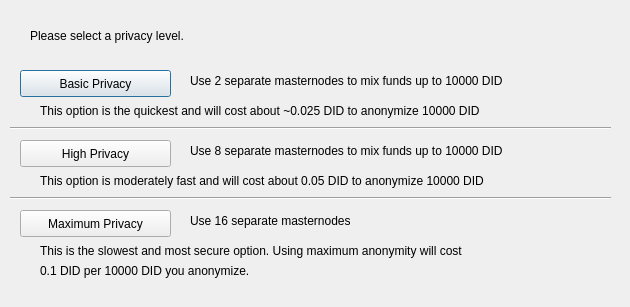
<?xml version="1.0" encoding="UTF-8"?>
<ui version="4.0">
 <class>ObfuscationConfig</class>
 <widget class="QDialog" name="ObfuscationConfig">
  <property name="geometry">
   <rect>
    <x>0</x>
    <y>0</y>
    <width>630</width>
    <height>307</height>
   </rect>
  </property>
  <property name="windowTitle">
   <string>Configure Obfuscation</string>
  </property>
  <widget class="QPushButton" name="buttonBasic">
   <property name="geometry">
    <rect>
     <x>20</x>
     <y>70</y>
     <width>151</width>
     <height>27</height>
    </rect>
   </property>
   <property name="text">
    <string>Basic Privacy</string>
   </property>
  </widget>
  <widget class="QPushButton" name="buttonHigh">
   <property name="geometry">
    <rect>
     <x>20</x>
     <y>140</y>
     <width>151</width>
     <height>27</height>
    </rect>
   </property>
   <property name="text">
    <string>High Privacy</string>
   </property>
  </widget>
  <widget class="QPushButton" name="buttonMax">
   <property name="geometry">
    <rect>
     <x>20</x>
     <y>210</y>
     <width>151</width>
     <height>27</height>
    </rect>
   </property>
   <property name="text">
    <string>Maximum Privacy</string>
   </property>
  </widget>
  <widget class="QLabel" name="label">
   <property name="geometry">
    <rect>
     <x>30</x>
     <y>20</y>
     <width>571</width>
     <height>31</height>
    </rect>
   </property>
   <property name="text">
    <string>Please select a privacy level.</string>
   </property>
  </widget>
  <widget class="QLabel" name="label_2">
   <property name="geometry">
    <rect>
     <x>190</x>
     <y>70</y>
     <width>421</width>
     <height>21</height>
    </rect>
   </property>
   <property name="text">
    <string>Use 2 separate masternodes to mix funds up to 10000 DID</string>
   </property>
  </widget>
  <widget class="QLabel" name="label_3">
   <property name="geometry">
    <rect>
     <x>190</x>
     <y>140</y>
     <width>411</width>
     <height>21</height>
    </rect>
   </property>
   <property name="text">
    <string>Use 8 separate masternodes to mix funds up to 10000 DID</string>
   </property>
  </widget>
  <widget class="QLabel" name="label_4">
   <property name="geometry">
    <rect>
     <x>190</x>
     <y>210</y>
     <width>421</width>
     <height>21</height>
    </rect>
   </property>
   <property name="text">
    <string>Use 16 separate masternodes</string>
   </property>
  </widget>
  <widget class="QLabel" name="label_6">
   <property name="geometry">
    <rect>
     <x>40</x>
     <y>100</y>
     <width>561</width>
     <height>21</height>
    </rect>
   </property>
   <property name="text">
    <string>This option is the quickest and will cost about ~0.025 DID to anonymize 10000 DID</string>
   </property>
  </widget>
  <widget class="QLabel" name="label_7">
   <property name="geometry">
    <rect>
     <x>40</x>
     <y>170</y>
     <width>561</width>
     <height>21</height>
    </rect>
   </property>
   <property name="text">
    <string>This option is moderately fast and will cost about 0.05 DID to anonymize 10000 DID</string>
   </property>
  </widget>
  <widget class="QLabel" name="label_8">
   <property name="geometry">
    <rect>
     <x>40</x>
     <y>240</y>
     <width>561</width>
     <height>21</height>
    </rect>
   </property>
   <property name="text">
    <string>This is the slowest and most secure option. Using maximum anonymity will cost</string>
   </property>
  </widget>
  <widget class="QLabel" name="label_9">
   <property name="geometry">
    <rect>
     <x>40</x>
     <y>260</y>
     <width>561</width>
     <height>21</height>
    </rect>
   </property>
   <property name="text">
    <string>0.1 DID per 10000 DID you anonymize.</string>
   </property>
  </widget>
  <widget class="Line" name="line">
   <property name="geometry">
    <rect>
     <x>10</x>
     <y>120</y>
     <width>601</width>
     <height>16</height>
    </rect>
   </property>
   <property name="orientation">
    <enum>Qt::Horizontal</enum>
   </property>
  </widget>
  <widget class="Line" name="line_2">
   <property name="geometry">
    <rect>
     <x>10</x>
     <y>190</y>
     <width>601</width>
     <height>16</height>
    </rect>
   </property>
   <property name="orientation">
    <enum>Qt::Horizontal</enum>
   </property>
  </widget>
 </widget>
 <resources/>
 <connections/>
</ui>
